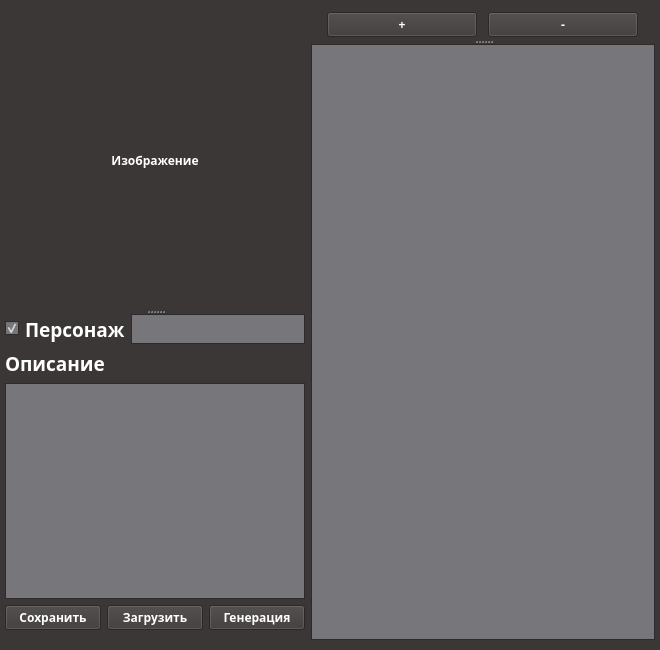
<?xml version="1.0" encoding="UTF-8"?>
<ui version="4.0">
 <class>MainWindow</class>
 <widget class="QMainWindow" name="MainWindow">
  <property name="windowModality">
   <enum>Qt::NonModal</enum>
  </property>
  <property name="geometry">
   <rect>
    <x>0</x>
    <y>0</y>
    <width>660</width>
    <height>650</height>
   </rect>
  </property>
  <property name="sizePolicy">
   <sizepolicy hsizetype="Expanding" vsizetype="Expanding">
    <horstretch>0</horstretch>
    <verstretch>0</verstretch>
   </sizepolicy>
  </property>
  <property name="minimumSize">
   <size>
    <width>660</width>
    <height>650</height>
   </size>
  </property>
  <property name="maximumSize">
   <size>
    <width>16777215</width>
    <height>16777215</height>
   </size>
  </property>
  <property name="palette">
   <palette>
    <active>
     <colorrole role="WindowText">
      <brush brushstyle="SolidPattern">
       <color alpha="255">
        <red>255</red>
        <green>255</green>
        <blue>255</blue>
       </color>
      </brush>
     </colorrole>
     <colorrole role="Button">
      <brush brushstyle="SolidPattern">
       <color alpha="255">
        <red>60</red>
        <green>55</green>
        <blue>55</blue>
       </color>
      </brush>
     </colorrole>
     <colorrole role="Light">
      <brush brushstyle="SolidPattern">
       <color alpha="255">
        <red>89</red>
        <green>82</green>
        <blue>82</blue>
       </color>
      </brush>
     </colorrole>
     <colorrole role="Midlight">
      <brush brushstyle="SolidPattern">
       <color alpha="255">
        <red>74</red>
        <green>68</green>
        <blue>68</blue>
       </color>
      </brush>
     </colorrole>
     <colorrole role="Dark">
      <brush brushstyle="SolidPattern">
       <color alpha="255">
        <red>30</red>
        <green>27</green>
        <blue>27</blue>
       </color>
      </brush>
     </colorrole>
     <colorrole role="Mid">
      <brush brushstyle="SolidPattern">
       <color alpha="255">
        <red>40</red>
        <green>36</green>
        <blue>36</blue>
       </color>
      </brush>
     </colorrole>
     <colorrole role="Text">
      <brush brushstyle="SolidPattern">
       <color alpha="255">
        <red>255</red>
        <green>255</green>
        <blue>255</blue>
       </color>
      </brush>
     </colorrole>
     <colorrole role="BrightText">
      <brush brushstyle="SolidPattern">
       <color alpha="255">
        <red>255</red>
        <green>255</green>
        <blue>255</blue>
       </color>
      </brush>
     </colorrole>
     <colorrole role="ButtonText">
      <brush brushstyle="SolidPattern">
       <color alpha="255">
        <red>255</red>
        <green>255</green>
        <blue>255</blue>
       </color>
      </brush>
     </colorrole>
     <colorrole role="Base">
      <brush brushstyle="SolidPattern">
       <color alpha="255">
        <red>119</red>
        <green>118</green>
        <blue>123</blue>
       </color>
      </brush>
     </colorrole>
     <colorrole role="Window">
      <brush brushstyle="SolidPattern">
       <color alpha="255">
        <red>60</red>
        <green>55</green>
        <blue>55</blue>
       </color>
      </brush>
     </colorrole>
     <colorrole role="Shadow">
      <brush brushstyle="SolidPattern">
       <color alpha="255">
        <red>0</red>
        <green>0</green>
        <blue>0</blue>
       </color>
      </brush>
     </colorrole>
     <colorrole role="Highlight">
      <brush brushstyle="SolidPattern">
       <color alpha="255">
        <red>61</red>
        <green>56</green>
        <blue>70</blue>
       </color>
      </brush>
     </colorrole>
     <colorrole role="AlternateBase">
      <brush brushstyle="SolidPattern">
       <color alpha="255">
        <red>30</red>
        <green>27</green>
        <blue>27</blue>
       </color>
      </brush>
     </colorrole>
     <colorrole role="ToolTipBase">
      <brush brushstyle="SolidPattern">
       <color alpha="255">
        <red>255</red>
        <green>255</green>
        <blue>220</blue>
       </color>
      </brush>
     </colorrole>
     <colorrole role="ToolTipText">
      <brush brushstyle="SolidPattern">
       <color alpha="255">
        <red>0</red>
        <green>0</green>
        <blue>0</blue>
       </color>
      </brush>
     </colorrole>
     <colorrole role="PlaceholderText">
      <brush brushstyle="SolidPattern">
       <color alpha="128">
        <red>255</red>
        <green>255</green>
        <blue>255</blue>
       </color>
      </brush>
     </colorrole>
    </active>
    <inactive>
     <colorrole role="WindowText">
      <brush brushstyle="SolidPattern">
       <color alpha="255">
        <red>255</red>
        <green>255</green>
        <blue>255</blue>
       </color>
      </brush>
     </colorrole>
     <colorrole role="Button">
      <brush brushstyle="SolidPattern">
       <color alpha="255">
        <red>60</red>
        <green>55</green>
        <blue>55</blue>
       </color>
      </brush>
     </colorrole>
     <colorrole role="Light">
      <brush brushstyle="SolidPattern">
       <color alpha="255">
        <red>89</red>
        <green>82</green>
        <blue>82</blue>
       </color>
      </brush>
     </colorrole>
     <colorrole role="Midlight">
      <brush brushstyle="SolidPattern">
       <color alpha="255">
        <red>74</red>
        <green>68</green>
        <blue>68</blue>
       </color>
      </brush>
     </colorrole>
     <colorrole role="Dark">
      <brush brushstyle="SolidPattern">
       <color alpha="255">
        <red>30</red>
        <green>27</green>
        <blue>27</blue>
       </color>
      </brush>
     </colorrole>
     <colorrole role="Mid">
      <brush brushstyle="SolidPattern">
       <color alpha="255">
        <red>40</red>
        <green>36</green>
        <blue>36</blue>
       </color>
      </brush>
     </colorrole>
     <colorrole role="Text">
      <brush brushstyle="SolidPattern">
       <color alpha="255">
        <red>255</red>
        <green>255</green>
        <blue>255</blue>
       </color>
      </brush>
     </colorrole>
     <colorrole role="BrightText">
      <brush brushstyle="SolidPattern">
       <color alpha="255">
        <red>255</red>
        <green>255</green>
        <blue>255</blue>
       </color>
      </brush>
     </colorrole>
     <colorrole role="ButtonText">
      <brush brushstyle="SolidPattern">
       <color alpha="255">
        <red>255</red>
        <green>255</green>
        <blue>255</blue>
       </color>
      </brush>
     </colorrole>
     <colorrole role="Base">
      <brush brushstyle="SolidPattern">
       <color alpha="255">
        <red>119</red>
        <green>118</green>
        <blue>123</blue>
       </color>
      </brush>
     </colorrole>
     <colorrole role="Window">
      <brush brushstyle="SolidPattern">
       <color alpha="255">
        <red>60</red>
        <green>55</green>
        <blue>55</blue>
       </color>
      </brush>
     </colorrole>
     <colorrole role="Shadow">
      <brush brushstyle="SolidPattern">
       <color alpha="255">
        <red>0</red>
        <green>0</green>
        <blue>0</blue>
       </color>
      </brush>
     </colorrole>
     <colorrole role="Highlight">
      <brush brushstyle="SolidPattern">
       <color alpha="255">
        <red>61</red>
        <green>56</green>
        <blue>70</blue>
       </color>
      </brush>
     </colorrole>
     <colorrole role="AlternateBase">
      <brush brushstyle="SolidPattern">
       <color alpha="255">
        <red>30</red>
        <green>27</green>
        <blue>27</blue>
       </color>
      </brush>
     </colorrole>
     <colorrole role="ToolTipBase">
      <brush brushstyle="SolidPattern">
       <color alpha="255">
        <red>255</red>
        <green>255</green>
        <blue>220</blue>
       </color>
      </brush>
     </colorrole>
     <colorrole role="ToolTipText">
      <brush brushstyle="SolidPattern">
       <color alpha="255">
        <red>0</red>
        <green>0</green>
        <blue>0</blue>
       </color>
      </brush>
     </colorrole>
     <colorrole role="PlaceholderText">
      <brush brushstyle="SolidPattern">
       <color alpha="128">
        <red>255</red>
        <green>255</green>
        <blue>255</blue>
       </color>
      </brush>
     </colorrole>
    </inactive>
    <disabled>
     <colorrole role="WindowText">
      <brush brushstyle="SolidPattern">
       <color alpha="255">
        <red>30</red>
        <green>27</green>
        <blue>27</blue>
       </color>
      </brush>
     </colorrole>
     <colorrole role="Button">
      <brush brushstyle="SolidPattern">
       <color alpha="255">
        <red>60</red>
        <green>55</green>
        <blue>55</blue>
       </color>
      </brush>
     </colorrole>
     <colorrole role="Light">
      <brush brushstyle="SolidPattern">
       <color alpha="255">
        <red>89</red>
        <green>82</green>
        <blue>82</blue>
       </color>
      </brush>
     </colorrole>
     <colorrole role="Midlight">
      <brush brushstyle="SolidPattern">
       <color alpha="255">
        <red>74</red>
        <green>68</green>
        <blue>68</blue>
       </color>
      </brush>
     </colorrole>
     <colorrole role="Dark">
      <brush brushstyle="SolidPattern">
       <color alpha="255">
        <red>30</red>
        <green>27</green>
        <blue>27</blue>
       </color>
      </brush>
     </colorrole>
     <colorrole role="Mid">
      <brush brushstyle="SolidPattern">
       <color alpha="255">
        <red>40</red>
        <green>36</green>
        <blue>36</blue>
       </color>
      </brush>
     </colorrole>
     <colorrole role="Text">
      <brush brushstyle="SolidPattern">
       <color alpha="255">
        <red>30</red>
        <green>27</green>
        <blue>27</blue>
       </color>
      </brush>
     </colorrole>
     <colorrole role="BrightText">
      <brush brushstyle="SolidPattern">
       <color alpha="255">
        <red>255</red>
        <green>255</green>
        <blue>255</blue>
       </color>
      </brush>
     </colorrole>
     <colorrole role="ButtonText">
      <brush brushstyle="SolidPattern">
       <color alpha="255">
        <red>30</red>
        <green>27</green>
        <blue>27</blue>
       </color>
      </brush>
     </colorrole>
     <colorrole role="Base">
      <brush brushstyle="SolidPattern">
       <color alpha="255">
        <red>60</red>
        <green>55</green>
        <blue>55</blue>
       </color>
      </brush>
     </colorrole>
     <colorrole role="Window">
      <brush brushstyle="SolidPattern">
       <color alpha="255">
        <red>60</red>
        <green>55</green>
        <blue>55</blue>
       </color>
      </brush>
     </colorrole>
     <colorrole role="Shadow">
      <brush brushstyle="SolidPattern">
       <color alpha="255">
        <red>0</red>
        <green>0</green>
        <blue>0</blue>
       </color>
      </brush>
     </colorrole>
     <colorrole role="Highlight">
      <brush brushstyle="SolidPattern">
       <color alpha="255">
        <red>145</red>
        <green>145</green>
        <blue>145</blue>
       </color>
      </brush>
     </colorrole>
     <colorrole role="AlternateBase">
      <brush brushstyle="SolidPattern">
       <color alpha="255">
        <red>60</red>
        <green>55</green>
        <blue>55</blue>
       </color>
      </brush>
     </colorrole>
     <colorrole role="ToolTipBase">
      <brush brushstyle="SolidPattern">
       <color alpha="255">
        <red>255</red>
        <green>255</green>
        <blue>220</blue>
       </color>
      </brush>
     </colorrole>
     <colorrole role="ToolTipText">
      <brush brushstyle="SolidPattern">
       <color alpha="255">
        <red>0</red>
        <green>0</green>
        <blue>0</blue>
       </color>
      </brush>
     </colorrole>
     <colorrole role="PlaceholderText">
      <brush brushstyle="SolidPattern">
       <color alpha="128">
        <red>255</red>
        <green>255</green>
        <blue>255</blue>
       </color>
      </brush>
     </colorrole>
    </disabled>
   </palette>
  </property>
  <property name="font">
   <font>
    <family>Ubuntu Sans</family>
    <weight>75</weight>
    <bold>true</bold>
    <stylestrategy>PreferDefault</stylestrategy>
   </font>
  </property>
  <property name="windowTitle">
   <string>ᅠ</string>
  </property>
  <property name="tabShape">
   <enum>QTabWidget::Triangular</enum>
  </property>
  <property name="unifiedTitleAndToolBarOnMac">
   <bool>true</bool>
  </property>
  <widget class="QWidget" name="centralwidget">
   <property name="sizePolicy">
    <sizepolicy hsizetype="Expanding" vsizetype="Expanding">
     <horstretch>0</horstretch>
     <verstretch>0</verstretch>
    </sizepolicy>
   </property>
   <property name="minimumSize">
    <size>
     <width>660</width>
     <height>650</height>
    </size>
   </property>
   <property name="maximumSize">
    <size>
     <width>16777215</width>
     <height>16777215</height>
    </size>
   </property>
   <property name="palette">
    <palette>
     <active>
      <colorrole role="WindowText">
       <brush brushstyle="SolidPattern">
        <color alpha="255">
         <red>255</red>
         <green>255</green>
         <blue>255</blue>
        </color>
       </brush>
      </colorrole>
      <colorrole role="Button">
       <brush brushstyle="SolidPattern">
        <color alpha="255">
         <red>60</red>
         <green>55</green>
         <blue>55</blue>
        </color>
       </brush>
      </colorrole>
      <colorrole role="Light">
       <brush brushstyle="SolidPattern">
        <color alpha="255">
         <red>89</red>
         <green>82</green>
         <blue>82</blue>
        </color>
       </brush>
      </colorrole>
      <colorrole role="Midlight">
       <brush brushstyle="SolidPattern">
        <color alpha="255">
         <red>74</red>
         <green>68</green>
         <blue>68</blue>
        </color>
       </brush>
      </colorrole>
      <colorrole role="Dark">
       <brush brushstyle="SolidPattern">
        <color alpha="255">
         <red>30</red>
         <green>27</green>
         <blue>27</blue>
        </color>
       </brush>
      </colorrole>
      <colorrole role="Mid">
       <brush brushstyle="SolidPattern">
        <color alpha="255">
         <red>40</red>
         <green>36</green>
         <blue>36</blue>
        </color>
       </brush>
      </colorrole>
      <colorrole role="Text">
       <brush brushstyle="SolidPattern">
        <color alpha="255">
         <red>255</red>
         <green>255</green>
         <blue>255</blue>
        </color>
       </brush>
      </colorrole>
      <colorrole role="BrightText">
       <brush brushstyle="SolidPattern">
        <color alpha="255">
         <red>255</red>
         <green>255</green>
         <blue>255</blue>
        </color>
       </brush>
      </colorrole>
      <colorrole role="ButtonText">
       <brush brushstyle="SolidPattern">
        <color alpha="255">
         <red>255</red>
         <green>255</green>
         <blue>255</blue>
        </color>
       </brush>
      </colorrole>
      <colorrole role="Base">
       <brush brushstyle="SolidPattern">
        <color alpha="255">
         <red>119</red>
         <green>118</green>
         <blue>123</blue>
        </color>
       </brush>
      </colorrole>
      <colorrole role="Window">
       <brush brushstyle="SolidPattern">
        <color alpha="255">
         <red>60</red>
         <green>55</green>
         <blue>55</blue>
        </color>
       </brush>
      </colorrole>
      <colorrole role="Shadow">
       <brush brushstyle="SolidPattern">
        <color alpha="255">
         <red>0</red>
         <green>0</green>
         <blue>0</blue>
        </color>
       </brush>
      </colorrole>
      <colorrole role="Highlight">
       <brush brushstyle="SolidPattern">
        <color alpha="255">
         <red>61</red>
         <green>56</green>
         <blue>70</blue>
        </color>
       </brush>
      </colorrole>
      <colorrole role="AlternateBase">
       <brush brushstyle="SolidPattern">
        <color alpha="255">
         <red>30</red>
         <green>27</green>
         <blue>27</blue>
        </color>
       </brush>
      </colorrole>
      <colorrole role="ToolTipBase">
       <brush brushstyle="SolidPattern">
        <color alpha="255">
         <red>255</red>
         <green>255</green>
         <blue>220</blue>
        </color>
       </brush>
      </colorrole>
      <colorrole role="ToolTipText">
       <brush brushstyle="SolidPattern">
        <color alpha="255">
         <red>0</red>
         <green>0</green>
         <blue>0</blue>
        </color>
       </brush>
      </colorrole>
      <colorrole role="PlaceholderText">
       <brush brushstyle="SolidPattern">
        <color alpha="128">
         <red>255</red>
         <green>255</green>
         <blue>255</blue>
        </color>
       </brush>
      </colorrole>
     </active>
     <inactive>
      <colorrole role="WindowText">
       <brush brushstyle="SolidPattern">
        <color alpha="255">
         <red>255</red>
         <green>255</green>
         <blue>255</blue>
        </color>
       </brush>
      </colorrole>
      <colorrole role="Button">
       <brush brushstyle="SolidPattern">
        <color alpha="255">
         <red>60</red>
         <green>55</green>
         <blue>55</blue>
        </color>
       </brush>
      </colorrole>
      <colorrole role="Light">
       <brush brushstyle="SolidPattern">
        <color alpha="255">
         <red>89</red>
         <green>82</green>
         <blue>82</blue>
        </color>
       </brush>
      </colorrole>
      <colorrole role="Midlight">
       <brush brushstyle="SolidPattern">
        <color alpha="255">
         <red>74</red>
         <green>68</green>
         <blue>68</blue>
        </color>
       </brush>
      </colorrole>
      <colorrole role="Dark">
       <brush brushstyle="SolidPattern">
        <color alpha="255">
         <red>30</red>
         <green>27</green>
         <blue>27</blue>
        </color>
       </brush>
      </colorrole>
      <colorrole role="Mid">
       <brush brushstyle="SolidPattern">
        <color alpha="255">
         <red>40</red>
         <green>36</green>
         <blue>36</blue>
        </color>
       </brush>
      </colorrole>
      <colorrole role="Text">
       <brush brushstyle="SolidPattern">
        <color alpha="255">
         <red>255</red>
         <green>255</green>
         <blue>255</blue>
        </color>
       </brush>
      </colorrole>
      <colorrole role="BrightText">
       <brush brushstyle="SolidPattern">
        <color alpha="255">
         <red>255</red>
         <green>255</green>
         <blue>255</blue>
        </color>
       </brush>
      </colorrole>
      <colorrole role="ButtonText">
       <brush brushstyle="SolidPattern">
        <color alpha="255">
         <red>255</red>
         <green>255</green>
         <blue>255</blue>
        </color>
       </brush>
      </colorrole>
      <colorrole role="Base">
       <brush brushstyle="SolidPattern">
        <color alpha="255">
         <red>119</red>
         <green>118</green>
         <blue>123</blue>
        </color>
       </brush>
      </colorrole>
      <colorrole role="Window">
       <brush brushstyle="SolidPattern">
        <color alpha="255">
         <red>60</red>
         <green>55</green>
         <blue>55</blue>
        </color>
       </brush>
      </colorrole>
      <colorrole role="Shadow">
       <brush brushstyle="SolidPattern">
        <color alpha="255">
         <red>0</red>
         <green>0</green>
         <blue>0</blue>
        </color>
       </brush>
      </colorrole>
      <colorrole role="Highlight">
       <brush brushstyle="SolidPattern">
        <color alpha="255">
         <red>61</red>
         <green>56</green>
         <blue>70</blue>
        </color>
       </brush>
      </colorrole>
      <colorrole role="AlternateBase">
       <brush brushstyle="SolidPattern">
        <color alpha="255">
         <red>30</red>
         <green>27</green>
         <blue>27</blue>
        </color>
       </brush>
      </colorrole>
      <colorrole role="ToolTipBase">
       <brush brushstyle="SolidPattern">
        <color alpha="255">
         <red>255</red>
         <green>255</green>
         <blue>220</blue>
        </color>
       </brush>
      </colorrole>
      <colorrole role="ToolTipText">
       <brush brushstyle="SolidPattern">
        <color alpha="255">
         <red>0</red>
         <green>0</green>
         <blue>0</blue>
        </color>
       </brush>
      </colorrole>
      <colorrole role="PlaceholderText">
       <brush brushstyle="SolidPattern">
        <color alpha="128">
         <red>255</red>
         <green>255</green>
         <blue>255</blue>
        </color>
       </brush>
      </colorrole>
     </inactive>
     <disabled>
      <colorrole role="WindowText">
       <brush brushstyle="SolidPattern">
        <color alpha="255">
         <red>30</red>
         <green>27</green>
         <blue>27</blue>
        </color>
       </brush>
      </colorrole>
      <colorrole role="Button">
       <brush brushstyle="SolidPattern">
        <color alpha="255">
         <red>60</red>
         <green>55</green>
         <blue>55</blue>
        </color>
       </brush>
      </colorrole>
      <colorrole role="Light">
       <brush brushstyle="SolidPattern">
        <color alpha="255">
         <red>89</red>
         <green>82</green>
         <blue>82</blue>
        </color>
       </brush>
      </colorrole>
      <colorrole role="Midlight">
       <brush brushstyle="SolidPattern">
        <color alpha="255">
         <red>74</red>
         <green>68</green>
         <blue>68</blue>
        </color>
       </brush>
      </colorrole>
      <colorrole role="Dark">
       <brush brushstyle="SolidPattern">
        <color alpha="255">
         <red>30</red>
         <green>27</green>
         <blue>27</blue>
        </color>
       </brush>
      </colorrole>
      <colorrole role="Mid">
       <brush brushstyle="SolidPattern">
        <color alpha="255">
         <red>40</red>
         <green>36</green>
         <blue>36</blue>
        </color>
       </brush>
      </colorrole>
      <colorrole role="Text">
       <brush brushstyle="SolidPattern">
        <color alpha="255">
         <red>30</red>
         <green>27</green>
         <blue>27</blue>
        </color>
       </brush>
      </colorrole>
      <colorrole role="BrightText">
       <brush brushstyle="SolidPattern">
        <color alpha="255">
         <red>255</red>
         <green>255</green>
         <blue>255</blue>
        </color>
       </brush>
      </colorrole>
      <colorrole role="ButtonText">
       <brush brushstyle="SolidPattern">
        <color alpha="255">
         <red>30</red>
         <green>27</green>
         <blue>27</blue>
        </color>
       </brush>
      </colorrole>
      <colorrole role="Base">
       <brush brushstyle="SolidPattern">
        <color alpha="255">
         <red>60</red>
         <green>55</green>
         <blue>55</blue>
        </color>
       </brush>
      </colorrole>
      <colorrole role="Window">
       <brush brushstyle="SolidPattern">
        <color alpha="255">
         <red>60</red>
         <green>55</green>
         <blue>55</blue>
        </color>
       </brush>
      </colorrole>
      <colorrole role="Shadow">
       <brush brushstyle="SolidPattern">
        <color alpha="255">
         <red>0</red>
         <green>0</green>
         <blue>0</blue>
        </color>
       </brush>
      </colorrole>
      <colorrole role="Highlight">
       <brush brushstyle="SolidPattern">
        <color alpha="255">
         <red>145</red>
         <green>145</green>
         <blue>145</blue>
        </color>
       </brush>
      </colorrole>
      <colorrole role="AlternateBase">
       <brush brushstyle="SolidPattern">
        <color alpha="255">
         <red>60</red>
         <green>55</green>
         <blue>55</blue>
        </color>
       </brush>
      </colorrole>
      <colorrole role="ToolTipBase">
       <brush brushstyle="SolidPattern">
        <color alpha="255">
         <red>255</red>
         <green>255</green>
         <blue>220</blue>
        </color>
       </brush>
      </colorrole>
      <colorrole role="ToolTipText">
       <brush brushstyle="SolidPattern">
        <color alpha="255">
         <red>0</red>
         <green>0</green>
         <blue>0</blue>
        </color>
       </brush>
      </colorrole>
      <colorrole role="PlaceholderText">
       <brush brushstyle="SolidPattern">
        <color alpha="128">
         <red>255</red>
         <green>255</green>
         <blue>255</blue>
        </color>
       </brush>
      </colorrole>
     </disabled>
    </palette>
   </property>
   <property name="font">
    <font>
     <family>Ubuntu Sans</family>
     <weight>75</weight>
     <bold>true</bold>
     <stylestrategy>PreferDefault</stylestrategy>
    </font>
   </property>
   <property name="contextMenuPolicy">
    <enum>Qt::NoContextMenu</enum>
   </property>
   <layout class="QHBoxLayout" name="horizontalLayout_4">
    <property name="sizeConstraint">
     <enum>QLayout::SetDefaultConstraint</enum>
    </property>
    <property name="leftMargin">
     <number>5</number>
    </property>
    <property name="topMargin">
     <number>10</number>
    </property>
    <property name="rightMargin">
     <number>5</number>
    </property>
    <property name="bottomMargin">
     <number>10</number>
    </property>
    <item>
     <widget class="QSplitter" name="splitter_2">
      <property name="orientation">
       <enum>Qt::Vertical</enum>
      </property>
      <widget class="QLabel" name="image">
       <property name="sizePolicy">
        <sizepolicy hsizetype="Expanding" vsizetype="Expanding">
         <horstretch>0</horstretch>
         <verstretch>0</verstretch>
        </sizepolicy>
       </property>
       <property name="minimumSize">
        <size>
         <width>300</width>
         <height>300</height>
        </size>
       </property>
       <property name="maximumSize">
        <size>
         <width>300</width>
         <height>300</height>
        </size>
       </property>
       <property name="baseSize">
        <size>
         <width>300</width>
         <height>300</height>
        </size>
       </property>
       <property name="toolTip">
        <string/>
       </property>
       <property name="text">
        <string>Изображение</string>
       </property>
       <property name="scaledContents">
        <bool>true</bool>
       </property>
       <property name="alignment">
        <set>Qt::AlignCenter</set>
       </property>
      </widget>
      <widget class="QWidget" name="verticalLayoutWidget">
       <layout class="QVBoxLayout" name="verticalLayout">
        <item>
         <layout class="QHBoxLayout" name="horizontalLayout">
          <item>
           <widget class="QCheckBox" name="checkBox_image">
            <property name="text">
             <string/>
            </property>
            <property name="checked">
             <bool>true</bool>
            </property>
           </widget>
          </item>
          <item>
           <widget class="QLabel" name="label_2">
            <property name="font">
             <font>
              <family>Ubuntu Sans</family>
              <pointsize>14</pointsize>
              <weight>75</weight>
              <bold>true</bold>
              <stylestrategy>PreferDefault</stylestrategy>
             </font>
            </property>
            <property name="text">
             <string>Персонаж</string>
            </property>
           </widget>
          </item>
          <item>
           <widget class="QTextEdit" name="name_text">
            <property name="sizePolicy">
             <sizepolicy hsizetype="Expanding" vsizetype="Fixed">
              <horstretch>0</horstretch>
              <verstretch>0</verstretch>
             </sizepolicy>
            </property>
            <property name="maximumSize">
             <size>
              <width>16777215</width>
              <height>30</height>
             </size>
            </property>
           </widget>
          </item>
         </layout>
        </item>
        <item>
         <layout class="QVBoxLayout" name="verticalLayout_2">
          <property name="bottomMargin">
           <number>10</number>
          </property>
          <item>
           <widget class="QLabel" name="label_3">
            <property name="font">
             <font>
              <family>Ubuntu Sans</family>
              <pointsize>14</pointsize>
              <weight>75</weight>
              <bold>true</bold>
              <stylestrategy>PreferDefault</stylestrategy>
             </font>
            </property>
            <property name="text">
             <string>Описание</string>
            </property>
           </widget>
          </item>
          <item>
           <widget class="QPlainTextEdit" name="plainTextEdit">
            <property name="toolTip">
             <string/>
            </property>
           </widget>
          </item>
          <item>
           <layout class="QHBoxLayout" name="horizontalLayout_2">
            <item>
             <widget class="QPushButton" name="save">
              <property name="text">
               <string>Сохранить</string>
              </property>
             </widget>
            </item>
            <item>
             <widget class="QPushButton" name="load">
              <property name="text">
               <string>Загрузить</string>
              </property>
             </widget>
            </item>
            <item>
             <widget class="QPushButton" name="make">
              <property name="text">
               <string>Генерация</string>
              </property>
             </widget>
            </item>
           </layout>
          </item>
         </layout>
        </item>
       </layout>
      </widget>
     </widget>
    </item>
    <item>
     <widget class="QSplitter" name="splitter">
      <property name="maximumSize">
       <size>
        <width>16777215</width>
        <height>16777215</height>
       </size>
      </property>
      <property name="orientation">
       <enum>Qt::Vertical</enum>
      </property>
      <property name="opaqueResize">
       <bool>true</bool>
      </property>
      <property name="childrenCollapsible">
       <bool>false</bool>
      </property>
      <widget class="QWidget" name="horizontalWidget_4" native="true">
       <property name="maximumSize">
        <size>
         <width>16777215</width>
         <height>30</height>
        </size>
       </property>
       <layout class="QHBoxLayout" name="horizontalLayout_3">
        <property name="spacing">
         <number>0</number>
        </property>
        <property name="sizeConstraint">
         <enum>QLayout::SetNoConstraint</enum>
        </property>
        <property name="leftMargin">
         <number>5</number>
        </property>
        <property name="topMargin">
         <number>0</number>
        </property>
        <property name="rightMargin">
         <number>5</number>
        </property>
        <property name="bottomMargin">
         <number>0</number>
        </property>
        <item>
         <widget class="QPushButton" name="add">
          <property name="minimumSize">
           <size>
            <width>40</width>
            <height>25</height>
           </size>
          </property>
          <property name="maximumSize">
           <size>
            <width>150</width>
            <height>25</height>
           </size>
          </property>
          <property name="toolTip">
           <string>Добавить новую характеристику</string>
          </property>
          <property name="toolTipDuration">
           <number>-10</number>
          </property>
          <property name="text">
           <string>+</string>
          </property>
         </widget>
        </item>
        <item>
         <widget class="QPushButton" name="rem">
          <property name="minimumSize">
           <size>
            <width>40</width>
            <height>25</height>
           </size>
          </property>
          <property name="maximumSize">
           <size>
            <width>150</width>
            <height>25</height>
           </size>
          </property>
          <property name="toolTip">
           <string>Удалить существующую характеристику</string>
          </property>
          <property name="toolTipDuration">
           <number>-10</number>
          </property>
          <property name="text">
           <string>-</string>
          </property>
         </widget>
        </item>
       </layout>
      </widget>
      <widget class="QTableWidget" name="tableWidget">
       <property name="minimumSize">
        <size>
         <width>325</width>
         <height>0</height>
        </size>
       </property>
       <property name="toolTip">
        <string>Для редактирования конфигурации характеристики дважды нажмите по ее названию </string>
       </property>
       <property name="toolTipDuration">
        <number>-5</number>
       </property>
      </widget>
     </widget>
    </item>
   </layout>
  </widget>
 </widget>
 <resources/>
 <connections/>
</ui>
